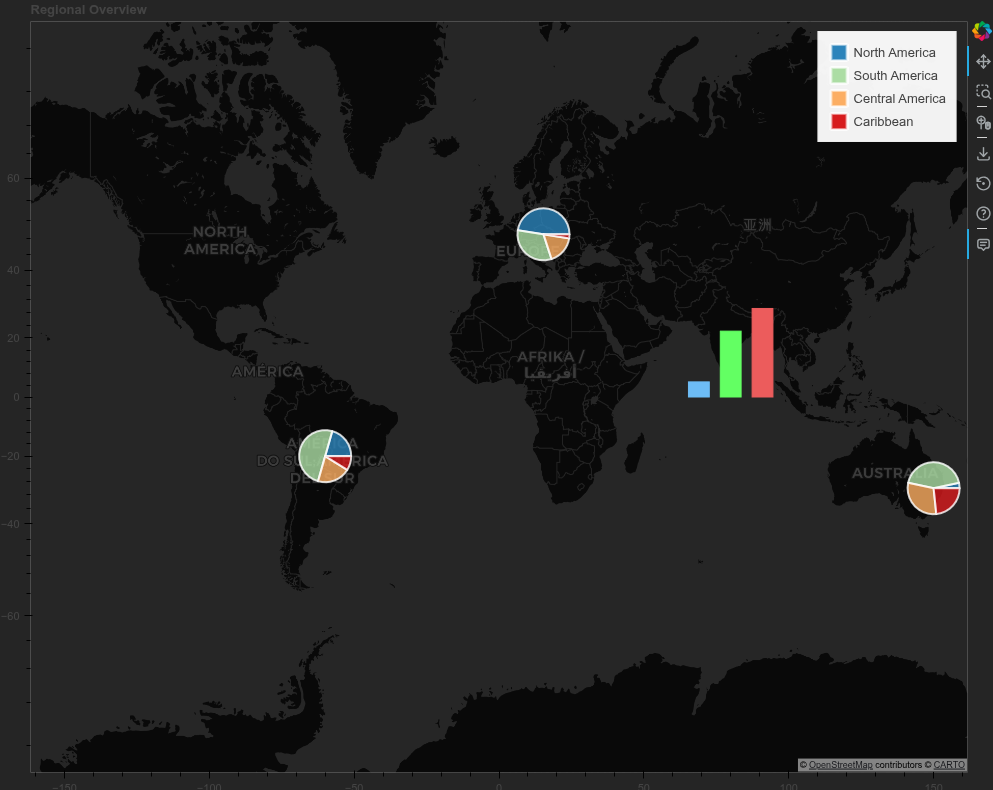

The script that drew this image:
from bokeh.plotting import figure, show
from bokeh.models import ColumnDataSource, HoverTool, Legend
from bokeh.palettes import Spectral4
from bokeh.transform import cumsum
import numpy as np
import pandas as pd
from math import pi
from bokeh_rocks import save_plot

# Convert to Web Mercator coordinates
def convert_to_mercator(lon, lat):
    """Convert longitude/latitude to Web Mercator coordinates"""
    k = 6378137
    x = lon * (k * pi/180.0)
    y = np.log(np.tan((90 + lat) * pi/360.0)) * k
    return x, y

# Define data for regions
regions = {
    "Europe": {
        "coords": (48.8566, 15.3522),
        "distribution": {"North America": 95, "South America": 65, "Central America": 35, "Caribbean": 5}
    },
    "Americas": {
        "coords": (-20.0000, -60.0000),
        "distribution": {"North America": 35, "South America": 85, "Central America": 35, "Caribbean": 15}
    },
    "Australia": {
        "coords": (-30.0000, 150.0000),
        "distribution": {"North America": 5, "South America": 65, "Central America": 45, "Caribbean": 35}
    }
}

# Prepare data for pie charts
pie_sources = []
for region, data in regions.items():
    lat, lon = data["coords"]
    x, y = convert_to_mercator(lon, lat)  # Convert to Mercator

    # Create pie chart data
    pie_data = pd.DataFrame.from_dict(data["distribution"], orient='index', columns=['value']).reset_index()
    pie_data['angle'] = pie_data['value'] / pie_data['value'].sum() * 2 * pi
    pie_data['color'] = Spectral4[:len(pie_data)]
    
    pie_sources.append({
        'name': region,
        'x': x,
        'y': y,
        'source': ColumnDataSource(pie_data),
        'color': pie_data['color']
    })

# Create vertical bars data 
vbar_data = {
    'x': [convert_to_mercator(regions["Australia"]['coords'][1]-90, regions["Australia"]['coords'][0])[0] + 1000000, 
          convert_to_mercator(regions["Australia"]['coords'][1]-88, regions["Australia"]['coords'][0])[0] + 2000000, 
          convert_to_mercator(regions["Australia"]['coords'][1]-86, regions["Australia"]['coords'][0])[0] + 3000000],
    'top': np.random.randint(300000, 3530000, size=3),  # Random height values for bars
    'color': ['#6dbcf5', '#63ff63', '#ec5c5c']
}

vbar_source = ColumnDataSource(vbar_data)

# Create main figure
p = figure(width=1000, height=800,
           title="Regional Overview",
           background_fill_color='#252525',
           border_fill_color='#252525',
           outline_line_color=None,
           x_range=(-18000000, 18000000), y_range=(-8000000, 8000000),
           x_axis_type="mercator", y_axis_type="mercator")

# Add map background (CartoDB Dark Matter)
p.add_tile("CartoDB Dark Matter", retina=True)

# Add pie charts (larger than city charts)
for region_data in pie_sources:
    p.wedge(x=region_data['x'], y=region_data['y'], radius=1000000,
            start_angle=cumsum('angle', include_zero=True),
            end_angle=cumsum('angle'),
            line_color="white", line_width=2,
            fill_color='color', source=region_data['source'],
            alpha=0.8, legend_field='index')

# Add vertical bars (vbar)
p.vbar(x='x', top='top', width=800000, color='color', source=vbar_source)

# Add hover tool for pie charts and bars
hover = HoverTool()
hover.tooltips = [("Region", "@index"), ("Value", "@value"), ("Height", "@top")]
p.add_tools(hover)

# Remove grid lines
p.xgrid.grid_line_color = None
p.ygrid.grid_line_color = None
p.xaxis.axis_line_color = None
p.yaxis.axis_line_color = None

show(p)
save_plot(p, 'output/custom_plots_13')
